Frame 1 (no input): blank canvas, image omitted
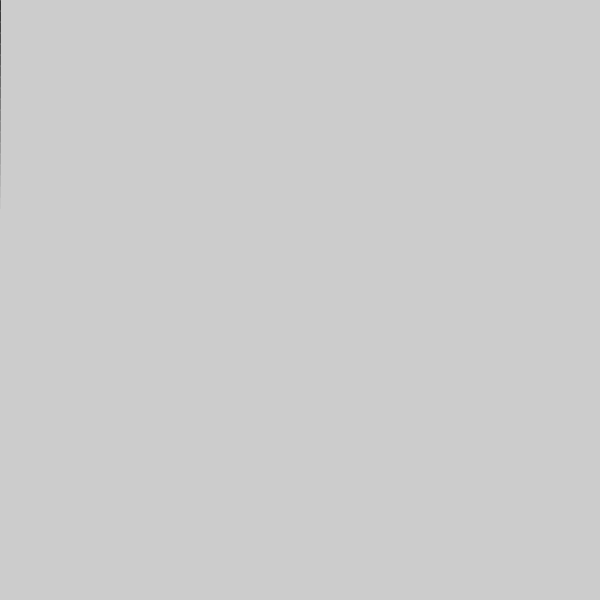
Frame 60 (the mouse pressed at the canvas centre just before this capture)
Frame 120 (the mouse held since frame 60 and released just before this capture): identical to frame 60, image omitted

The Processing sketch that drew this single still picture (run headless with seeded random() and noise(); from frame 60 on, the mouse is pressed at the canvas centre):

// Processing sketch: processing_114737
// ── processing_114737.pde

int drip = 0;
float dripX = 0;
float dripY = 0;
float gray = 0;
 
void setup() 
{
  size(600, 600);
}

void draw()
{
  drip += 1;
  
  println(addTwoFloats(50, 30));
  
  if (mousePressed == true && mouseButton == LEFT)
  {
    drawX(mouseX, mouseY, 0, 2);
    drawX(mouseX + 5, mouseY + 5, 255, random(10));
    drawX(mouseX - 15, mouseY + 15, 128, random(4));
    drawX(mouseX - 5, mouseY - 10, 40, 1);
     
    // reset drip
    drip = 0;
  }  
  
  if (drip < 50) // only draw 50 segments
  {
    stroke(gray, calculateOpacity(drip)); // fade out by scaling with drip value
    
    float nextY = dripY + 10;//(drip * drip) * 0.15; // drip squared to better emulate gravity
    line(dripX, dripY, dripX, nextY);
    dripY = nextY + 1; // + 1 so they don't overlap
  }
}

void drawX(float x, float y, float graycolor, float weight)
{
  stroke(graycolor);
  strokeWeight(weight);
  line(x, y + 5, x + 60, y + 65);
  line(x + 60, y + 5, x, y + 65);
  
  dripX = x + 60;
  dripY = y + 65;
}

float addTwoFloats(float x, float y)
{
  return (((x + y) * 2) / 7);
}

float calculateOpacity(float drip)
{
  return 200 - (drip * 10);
}
